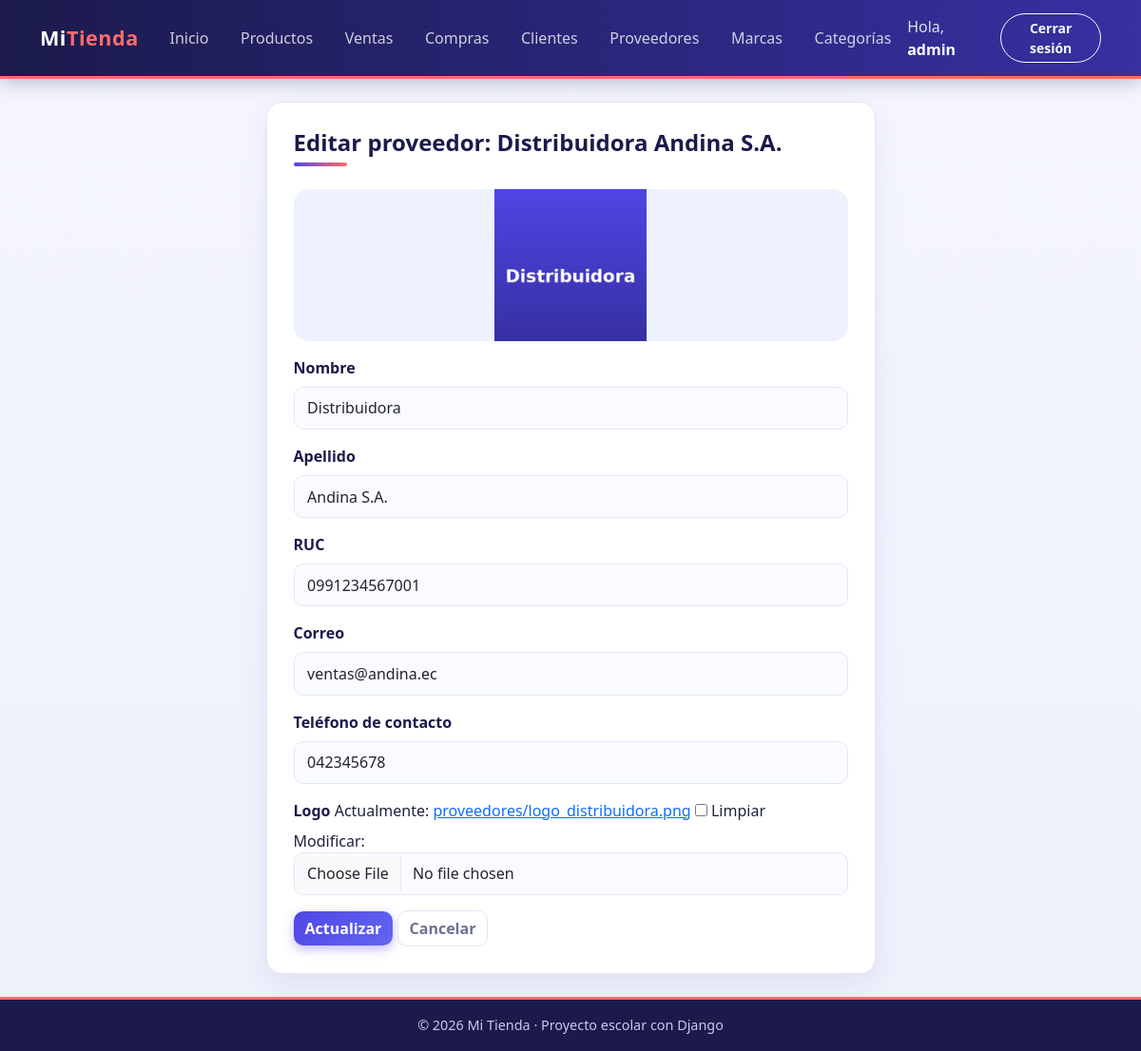
The app's page /facturacion/proveedores/editar/1/ (signed in) with its own data.
### facturacion/models.py (models this page shows)
class ModeloBase(models.Model):
    user = models.ForeignKey(                    # 1:N con User: un usuario registra muchos registros
        User,
        on_delete=models.SET_NULL,               # Si borran al usuario, el registro se queda con user vacío
        null=True,                               # SET_NULL necesita que la columna acepte NULL
        blank=True,
        editable=False,                          # No aparece en formularios: lo llena la VISTA, no la persona
        related_name="%(class)s_registrados",    # %(class)s = nombre del modelo → user.producto_registrados
        verbose_name="Registrado por",
    )
    fecha_creacion = models.DateTimeField("Fecha de creación", auto_now_add=True)   # Se llena sola al CREAR
    fecha_modificacion = models.DateTimeField("Última modificación", auto_now=True) # Se actualiza sola en CADA save()
    class Meta:
        abstract = True                          # ← LA CLAVE: modelo "molde", sin tabla propia

class Proveedor(ModeloBase):                     # NUEVO
    nombre = models.CharField(max_length=80)
    apellido = models.CharField(max_length=80)
    ruc = models.CharField("RUC", max_length=13, unique=True)        # RUC de Ecuador: 13 dígitos
    email = models.EmailField("Correo", blank=True)
    contacto = models.CharField("Teléfono de contacto", max_length=15, blank=True)
    logo = models.ImageField(upload_to="proveedores/", blank=True)   # Archivo en MEDIA_ROOT/proveedores/
    class Meta:
        verbose_name = "Proveedor"
        verbose_name_plural = "Proveedores"
        ordering = ["nombre", "apellido"]
    def __str__(self):
        return f"{self.nombre} {self.apellido}"

### facturacion/views.py (the view, shortened to what this page needs)
# urls.py: path("proveedores/editar/<int:pk>/", views.ProveedorUpdateView.as_view(), name="proveedor_editar"),
class ProveedorUpdateView(LoginRequiredMixin, UsuarioRegistroMixin, SuccessMessageMixin, UpdateView):   # EDITAR
    model = Proveedor
    form_class = ProveedorForm
    template_name = "facturacion/proveedor_form.html"
    success_url = reverse_lazy("facturacion:proveedor_lista")
    success_message = "Proveedor «%(nombre)s %(apellido)s» actualizado."
    extra_context = {"titulo": "Editar proveedor", "boton": "Actualizar"}

### facturacion/forms.py (shortened to what this page needs)
class ProveedorForm(forms.ModelForm):
    class Meta:
        model = Proveedor
        fields = ["nombre", "apellido", "ruc", "email", "contacto", "logo"]
        widgets = {
            "nombre": forms.TextInput(attrs={"class": "form-control"}),
            "apellido": forms.TextInput(attrs={"class": "form-control"}),
            "ruc": forms.TextInput(attrs={"class": "form-control", "maxlength": "13", "placeholder": "13 dígitos, termina en 001"}),
            "email": forms.EmailInput(attrs={"class": "form-control"}),
            "contacto": forms.TextInput(attrs={"class": "form-control"}),
            "logo": forms.ClearableFileInput(attrs={"class": "form-control", "accept": "image/*"}),
        }

### facturacion/templates/facturacion/proveedor_form.html (shortened to what this page needs)
{% extends "base.html" %}
{% block contenido %}
<div class="row justify-content-center">
    <div class="col-lg-7">
        <div class="tarjeta">
            <h1 class="h4 titulo-pagina mb-4">{{ titulo }}{% if object %}: {{ object }}{% endif %}</h1>
            {% if object.logo %}
                <img src="{{ object.logo.url }}" alt="Logo" class="foto-grande mb-3" style="max-height:160px">
            {% endif %}
            <form method="post" enctype="multipart/form-data" novalidate>
                {% for campo in form %}
                    <div class="mb-3">
                        <label class="form-label fw-semibold" for="{{ campo.id_for_label }}">{{ campo.label }}</label>
                        {{ campo }}
                    </div>
                {% endfor %}
                <button type="submit" class="btn btn-principal">{{ boton }}</button>
                <a href="{% url 'facturacion:proveedor_lista' %}" class="btn btn-outline-secondary">Cancelar</a>
            </form>
        </div>
    </div>
</div>
{% endblock %}

### templates/base.html (shortened to what this page needs)
{% load static %}
<!DOCTYPE html>
<html lang="es">
<head>
    <link href="https://cdn.jsdelivr.net/npm/bootstrap@5.3.3/dist/css/bootstrap.min.css" rel="stylesheet">
    <link rel="stylesheet" href="{% static 'css/estilos.css' %}">
</head>
<body>
    <nav class="navbar navbar-expand-lg navbar-dark barra">
        <div class="container">
            <a class="navbar-brand fw-bold" href="{% url 'home' %}">Mi<span class="text-warning">Tienda</span></a>
            <div class="collapse navbar-collapse" id="menu">
                <ul class="navbar-nav me-auto">
                    <li class="nav-item"><a class="nav-link" href="{% url 'home' %}">Inicio</a></li>
                    {% if user.is_authenticated %}
                        <li class="nav-item"><a class="nav-link" href="{% url 'facturacion:producto_lista' %}">Productos</a></li>
                        <li class="nav-item"><a class="nav-link" href="{% url 'facturacion:venta_lista' %}">Ventas</a></li>
                        <li class="nav-item"><a class="nav-link" href="{% url 'facturacion:compra_lista' %}">Compras</a></li>
                        <li class="nav-item"><a class="nav-link" href="{% url 'facturacion:cliente_lista' %}">Clientes</a></li>
                        <li class="nav-item"><a class="nav-link" href="{% url 'facturacion:proveedor_lista' %}">Proveedores</a></li>
                        <li class="nav-item"><a class="nav-link" href="{% url 'facturacion:marca_lista' %}">Marcas</a></li>
                        <li class="nav-item"><a class="nav-link" href="{% url 'facturacion:categoria_lista' %}">Categorías</a></li>
                    {% endif %}
                </ul>
                <ul class="navbar-nav align-items-lg-center gap-2">
                    {% if user.is_authenticated %}
                        <li class="nav-item navbar-text">Hola, <a href="{% url 'facturacion:mi_perfil' %}" class="text-white fw-bold text-decoration-none">{{ user.username }}</a></li>
                        <li class="nav-item">
                            <form method="post" action="{% url 'logout' %}" class="m-0">
                                <button type="submit" class="btn btn-sm btn-outline-light">Cerrar sesión</button>
                            </form>
                        </li>
                    {% else %}
                        <li class="nav-item"><a class="nav-link" href="{% url 'login' %}">Ingresar</a></li>
                        <li class="nav-item"><a class="btn btn-sm btn-warning" href="{% url 'registro' %}">Crear cuenta</a></li>
                    {% endif %}
                </ul>
            </div>
        </div>
    </nav>
    <main class="container py-4">
        {% block contenido %}{% endblock %}
    </main>
    <footer class="pie text-center py-3">© 2026 Mi Tienda · Proyecto escolar con Django</footer>
</body>
</html>

### static/css/estilos.css (style rules this page uses)
:root { --indigo-900: #1b1a4b; --indigo-700: #3730a3; --indigo-600: #4f46e5; --indigo-500: #6366f1; --indigo-50: #eef2ff; --coral: #ff6b6b; --texto: #1f2340; --texto-suave:#6b7194; --borde: #e3e6f5; --radio: 16px; }
body { font-family: "Segoe UI", system-ui, -apple-system, Roboto, "Helvetica Neue", Arial, sans-serif; color: var(--texto); background: linear-gradient(180deg, #f5f6ff 0%, #eef0fb 100%); background-attachment: fixed; min-height: 100vh; display: flex; flex-direction: column; }
main { flex: 1; }
.barra { background: linear-gradient(90deg, var(--indigo-900), var(--indigo-700)); box-shadow: 0 4px 18px rgba(27, 26, 75, .25); border-bottom: 3px solid var(--coral); }
.barra .navbar-brand { letter-spacing: .5px; font-size: 1.35rem; }
.barra .text-warning { color: var(--coral) !important; }
.barra .nav-link { color: rgba(255, 255, 255, .78); border-radius: 999px; padding: .4rem .95rem !important; margin: 0 .1rem; transition: background-color .2s, color .2s; }
.barra .btn-outline-light { border-radius: 999px; }
.titulo-pagina { position: relative; padding-bottom: 10px; font-weight: 700; color: var(--indigo-900); }
.titulo-pagina::after { content: ""; position: absolute; left: 0; bottom: 0; width: 56px; height: 4px; border-radius: 4px; background: linear-gradient(90deg, var(--indigo-600), var(--coral)); }
.tarjeta { background-color: #fff; border: 1px solid var(--borde); border-radius: var(--radio); padding: 28px; box-shadow: 0 10px 30px rgba(55, 48, 163, .08); }
.btn { border-radius: 10px; font-weight: 600; transition: all .2s ease; }
.btn-principal { background: linear-gradient(135deg, var(--indigo-600), var(--indigo-500)); color: #fff; border: 0; box-shadow: 0 4px 12px rgba(79, 70, 229, .35); }
.btn-outline-secondary { color: var(--texto-suave); border-color: var(--borde); background: #fff; }
.form-label { font-weight: 600; color: var(--indigo-900); }
.form-control, .form-select { border: 1.5px solid var(--borde); border-radius: 10px; padding: .6rem .85rem; background-color: #fafbff; }
.pie { background: var(--indigo-900); color: #c7caf0; font-size: .9rem; border-top: 3px solid var(--coral); }
.foto-grande { width: 100%; max-height: 320px; object-fit: contain; border-radius: var(--radio); background: var(--indigo-50); }
.barra .navbar-text { color: rgba(255, 255, 255, .85); }

### records on screen
Proveedor: nombre+apellido "Distribuidora Andina S.A.", logo (picture), form "Distribuidora" "Andina S.A." "0991234567001" "ventas@andina.ec" "042345678"

### other values on screen
{{ user.username }} "admin"
{{ titulo }} "Editar proveedor"
{{ campo.label }} "Nombre" "Apellido" "RUC" "Correo" "Teléfono de contacto" "Logo"
{{ boton }} "Actualizar"
